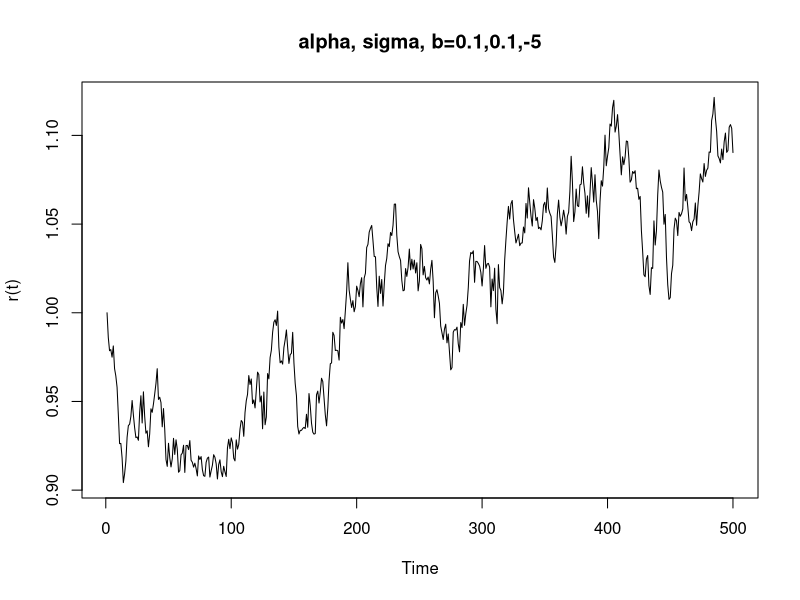
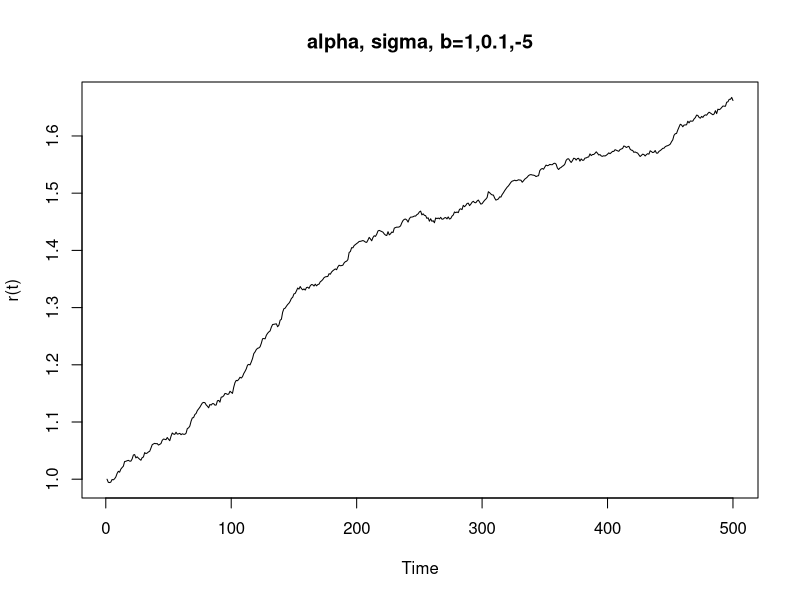
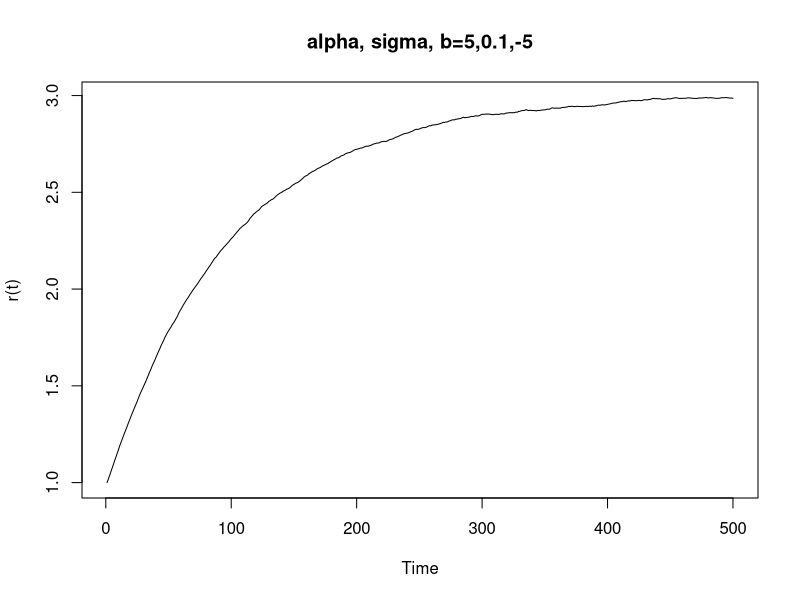
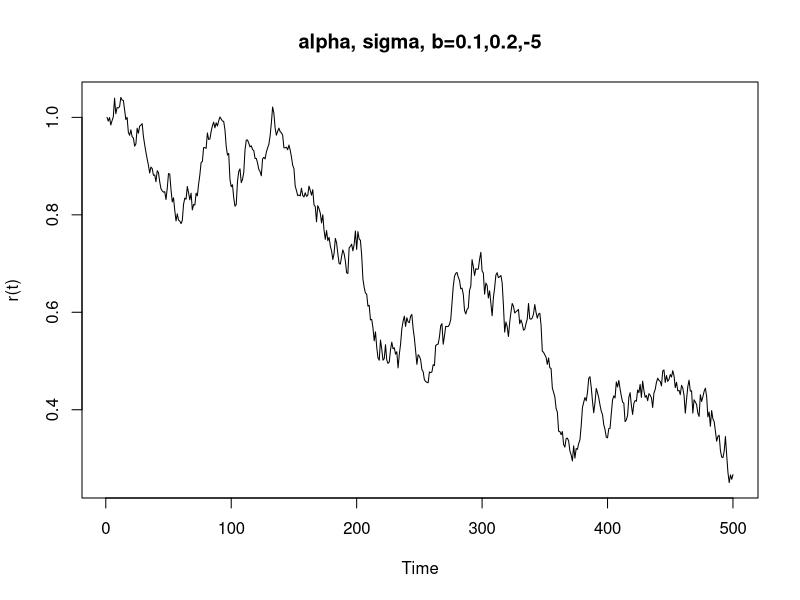
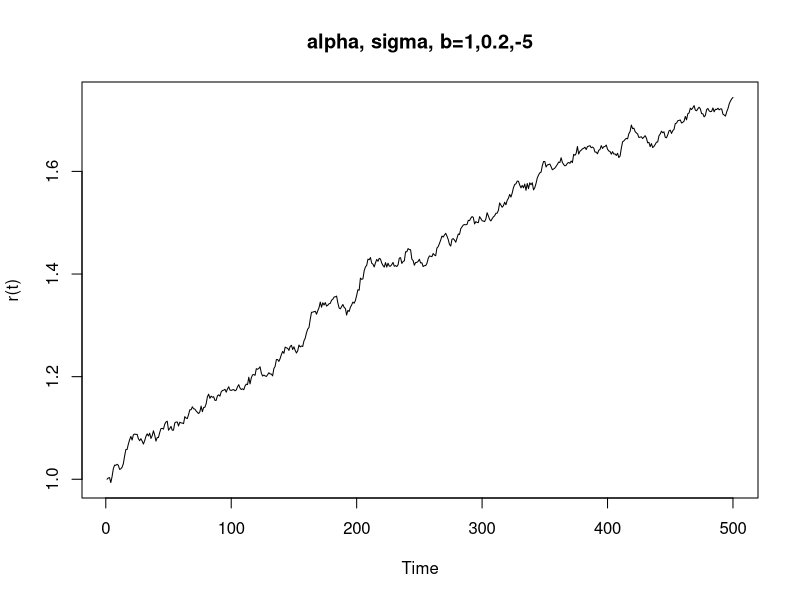
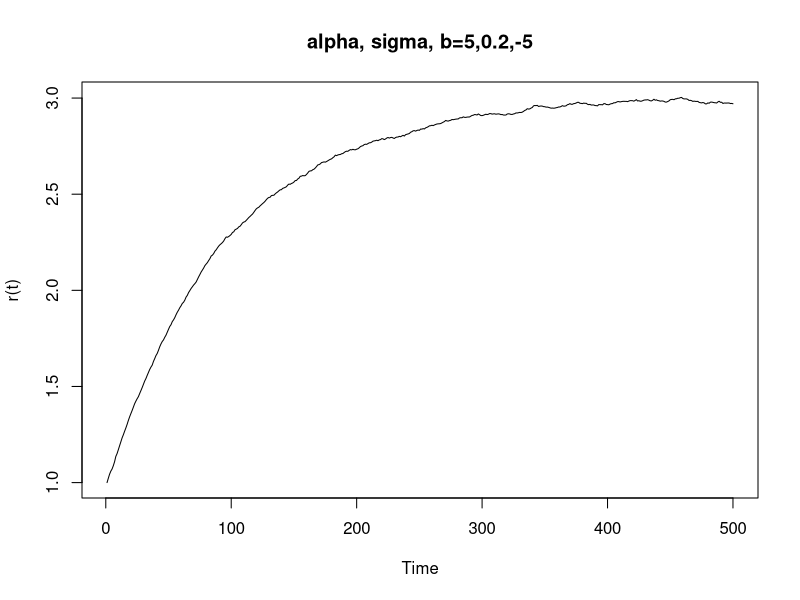
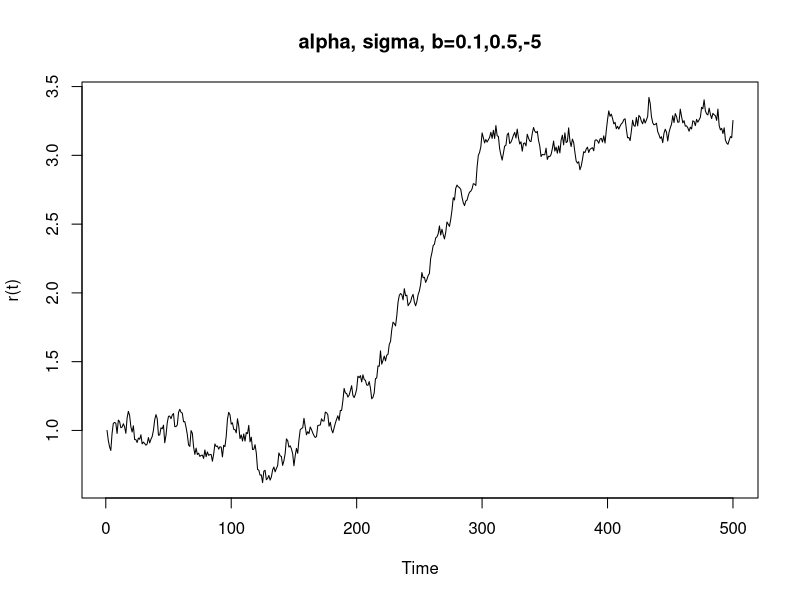
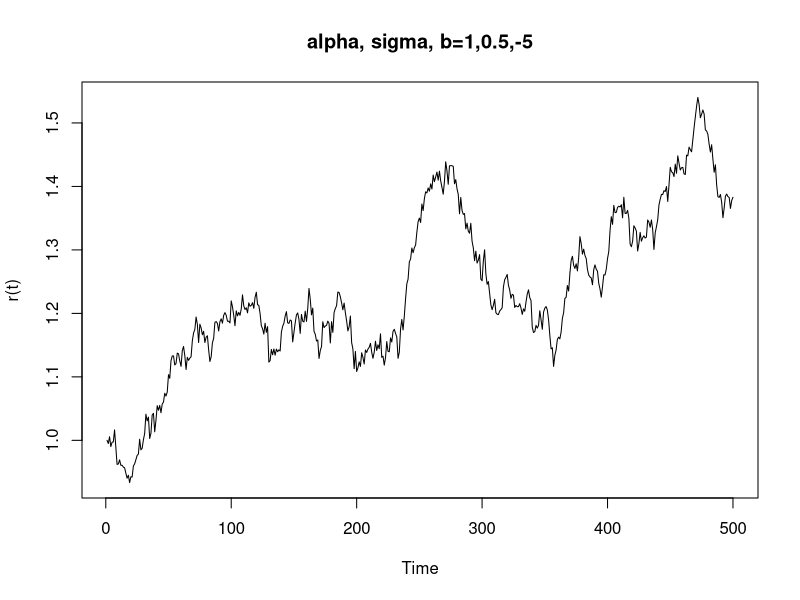

R code for these plots, in order:
## ---- chunk 1

rt <- function(alpha, sigma, b, initval){
  r0 <- initval[1]
  BigT <- initval[2]
  delta <- initval[3]
  n <- BigT
  #i <- seq(from=0, to=BigT, length.out = n)
  z <- rnorm(n, mean = 0, sd = 1)
  y <- c(r0)
  
  for(i in 2:n){
    term1 <- exp(-alpha*delta)
    term2 <- b*(1 - term1)
    term3 <- sigma/alpha/2*sqrt(1- exp(-2*alpha*delta))*z[i-1]
    y[i] <- term1*y[i-1] + term2 + term3
  }

  return(y)
}

set.seed(1029)

alpha.vec <- c(0.1, 1, 5)
sigma.vec <- c(0.1, 0.2, 0.5)
b.vec <- c(-5, 5)

y.vec <- NULL
for(i in 1:length(b.vec)){
  d <- b.vec[i]
  for(j in 1: length(sigma.vec)){
    b <- sigma.vec[j]
    for(k in 1: length(alpha.vec)){
      a <- alpha.vec[k]
      y <- rt(a, b, k, c(1, 500, 1/500))
      ts.plot(y, ylab='r(t)', main = paste(paste(paste('alpha, sigma, b=', a, sep = ''),b, sep=','),
                                           d, sep=','))
    }
  }
  
}

## ---- chunk 2
approx <- function(alpha, sigma, b,delta, r0){

  n <- 1/delta
  y <- c(r0)

  if(n == 1){
    m <- r0 + alpha*(b- r0)*delta
    s <- sigma*delta
    y <- rnorm(1, mean=m, sd=s)
  }

  if(n >= 2){
    for(i in 2:n){
      m <- y[i-1] + alpha*(b- y[i-1])*delta
      s <- sigma*delta
      y[i] <- rnorm(1, mean=m, sd=s)
    }
  }

  return(y)
}


B <- 1000
delta.vec <- c(1, 0.5, 0.1, 0.01)

for(j in 1:4){
  y.vec <- NULL
  delta <- delta.vec[j]
  n <- 1/delta
  for(i in 1:B){
    y <- approx(0.1, 0.1, 5, delta, 1)
    y.vec <- c(y.vec, y[n])
  }
  
  den <- density(y.vec)
  xfit1 <- den$x
  yfit1 <- den$y
  
  alpha <- 0.1
  sigma <- 0.1
  b <- 5
  z <- rnorm(B, 0, 1)
  
  term1 <- exp(-alpha*delta)
  term2 <- b*(1 - term1)
  term3 <- sigma/alpha/2*sqrt(1- exp(-2*alpha*delta))*z
  TrueY <- term1 + term2 + term3
  
  den <- density(TrueY)
  xfit2 <- den$x
  yfit2 <- den$y
  
  hist(y.vec, freq = FALSE, breaks=40, xlab='r(1)',
       main='Red=Sample Kernel and blue=Thereotical Kernel')
  lines(xfit1, yfit1, col='red')
  lines(xfit1, yfit2*mean(yfit1)/mean(yfit2), col='blue')
  
}

## Conclusion:
## When delta decreases, the approximation becomes more accurate in terms of density. 
